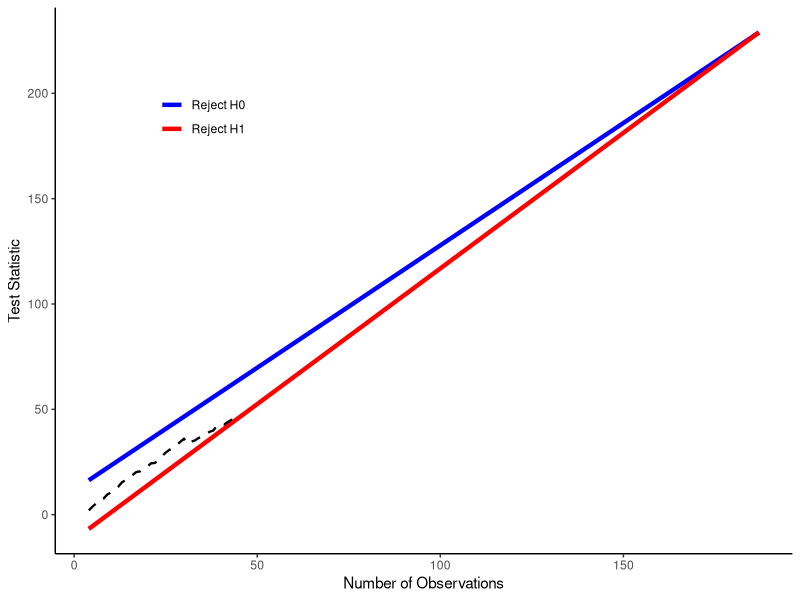

Here is the R script that generated this plot: (Note: a time limit stopped this script after it produced the figure.)
library(ggplot2)
library(MASS)

##Set parameters
alpha <- 0.05
beta <- 0.2
rho0 <- 0.8
r <- 0.5
nmax <- 200
n <- r*nmax

##Calculate \hat{\rho}_1 estimated from fixed design
exp1 <- exp(2*(qnorm(1-alpha)+qnorm(1-beta)+sqrt(n-3)*1/2*log((1+rho0)/(1-rho0)))/sqrt(n-3))
rho1 <- (exp1-1)/(exp1+1)


theta1 <- atanh(rho1)
theta0 <- atanh(rho0)
delta <- (theta1 - theta0)/2
thetaS <- (theta1 + theta0)/2
rhoTrue <- (exp(2*thetaS) -1)/(exp(2*thetaS) + 1)



##Covariance matrices
covTrue <- matrix(rhoTrue, 2,2)
diag(covTrue) <- 1
cov1 <- matrix(rho1, 2,2)
diag(cov1) <- 1
cov0 <- matrix(rho0, 2,2)
diag(cov0) <- 1

##Boundary thresholds
A <- .956
B <- .509



##Number of samples
n <- seq(1,nmax)

##Initialize boundaries
boundary1 <- numeric(nmax)
boundary0 <- numeric(nmax)

##Single iteration for visual
data <- mvrnorm(nmax, mu = c(0,0), Sigma = covTrue)
mle <- cor(data[1:4,1], data[1:4,2])
aR <- numeric(nmax)
for (i in 4:nmax){
  mle <- cor(data[1:i,1], data[1:i,2])
  aR[i] <- atanh(mle)*(i-3)
  boundary1[i] <- 2/(delta)*A + (thetaS - delta/2)*(i-3)
  boundary0[i] <- -2/(delta)*B+(thetaS+delta/2)*(i-3)
}

##Find where boundaries cross if there is an intersection
boundLimit <- which(boundary1 < boundary0)[1]


##Calculate minimum crossing point
crosses1 <- which(aR[1:nmax] > boundary1[1:nmax])[1]
crosses0 <- which(aR[1:nmax] < boundary0[1:nmax])[1]
crosses0[is.na(crosses0)] <- 1000
crosses1[is.na(crosses1)] <- 1000
min(crosses1,crosses0)

plotData <- as.data.frame(cbind(n[4:boundLimit],aR[4:boundLimit],boundary1[4:boundLimit],boundary0[4:boundLimit]))
                                                                                                                                                                                                     # panel.background = element_blank(), axis.line = element_line(colour = "black"))+ylim(-3,5)
# Subset for the first 60 observations
plotData_aR <- plotData[1:(min(crosses1,crosses0)-3), ]
len1 <- plotData_aR$V1[length(plotData_aR$V1)]

# Plot using ggplot2
ggplot() +
  geom_line(data = plotData, aes(x = n[4:boundLimit], y = boundary1[4:boundLimit], color = "Reject H0"), size = 1.5) +
  geom_line(data = plotData, aes(x = n[4:boundLimit], y = boundary0[4:boundLimit], color = "Reject H1"), size = 1.5)+
  geom_line(data = plotData_aR, aes(x = n[4:len1], y = aR[4:len1]), linetype = "dashed", size = 0.8) +
  scale_color_manual(values = c("Reject H0" = "blue", "Reject H1" = "red", "aR" = "blue")) +
  xlab('Number of Observations') +
  ylab('Test Statistic') + theme(panel.grid.major = element_blank(), panel.grid.minor = element_blank(),
                                 panel.background = element_blank(), axis.line = element_line(colour = "black"),legend.title = element_blank(), legend.position = c(0.2,0.8))

##calculation of Tables 1-2 with non-linear boundary (test statistic - artanh(r))
iters <- 10000

boundary1<- 2/(delta*(n-3))*A + (thetaS - delta/2)
boundary0 <- -2/(delta*(n-3))*B+(thetaS+delta/2)

##Initialize vectors for simulation results
crossed_null <- numeric(iters)
reject_null <- numeric(iters)
accept_null <- numeric(iters)

crossed_alt <- numeric(iters)
reject_alt <- numeric(iters)
accept_alt <- numeric(iters)

crossed_S <- numeric(iters)
reject_S <- numeric(iters)
accept_S <- numeric(iters)

for (x in 1:iters){
  ##Generate data for all three correlations (\rho_0, \rho_1, and \rho^*)
  data_null <- mvrnorm(nmax, mu = c(0,0), Sigma = cov0)
  data_alt <- mvrnorm(nmax, mu = c(0,0), Sigma = cov1)
  data_S <- mvrnorm(nmax, mu = c(0,0), Sigma = covTrue)

  ##Calculate sample correlation and atanh(r)
  aR_null <- numeric(nmax)
  aR_alt <- numeric(nmax)
  aR_S <- numeric(nmax)
  for (i in 4:nmax){
    ##H0
    mle_null <- cor(data_null[1:i,1], data_null[1:i,2])
    aR_null[i] <- atanh(mle_null)
    
    ##H1
    mle_alt <- cor(data_alt[1:i,1], data_alt[1:i,2])
    aR_alt[i] <- atanh(mle_alt)    

    ##ThetaStar
    mle_S <- cor(data_S[1:i,1], data_S[1:i,2])
    aR_S[i] <- atanh(mle_S)    
  }
  
  ##Minimum crossing point and rejection for H0
  crosses1_null <- which(aR_null[4:nmax] >= boundary1[4:nmax])[1]
  crosses0_null <- which(aR_null[4:nmax] <= boundary0[4:nmax])[1]
  crosses0_null[is.na(crosses0_null)] <- 1000
  crosses1_null[is.na(crosses1_null)] <- 1000
  crosses_null <- min(crosses1_null,crosses0_null)
  crossed_null[x] <- crosses_null+3
  reject_null[x] <- crosses_null == crosses1_null
  accept_null[x] <- crosses_null == crosses0_null
  
  ##Minimum crossing point and rejection for H1
  crosses1_alt <- which(aR_alt[4:nmax] >= boundary1[4:nmax])[1]
  crosses0_alt <- which(aR_alt[4:nmax] <= boundary0[4:nmax])[1]
  crosses0_alt[is.na(crosses0_alt)] <- 1000
  crosses1_alt[is.na(crosses1_alt)] <- 1000
  crosses_alt <- min(crosses1_alt,crosses0_alt)
  crossed_alt[x] <- crosses_alt+3
  reject_alt[x] <- crosses_alt == crosses1_alt
  accept_alt[x] <- crosses_alt == crosses0_alt
  
  ##Minimum crossing point and rejection for \rho^*
  crosses1_S <- which(aR_S[4:nmax] >= boundary1[4:nmax])[1]
  crosses0_S <- which(aR_S[4:nmax] <= boundary0[4:nmax])[1]
  crosses0_S[is.na(crosses0_S)] <- 1000
  crosses1_S[is.na(crosses1_S)] <- 1000
  crosses_S <- min(crosses1_S,crosses0_S)
  crossed_S[x] <- crosses_S+3
  reject_S[x] <- crosses_S == crosses1_S
  accept_S[x] <- crosses_S == crosses0_S
}
##Print results for H0
mean(crossed_null) ##Expected sample size
mean(reject_null) ##Type I error
mean(accept_null)
sqrt(var(crossed_null)/iters) ##Standard error of sample size
max(crossed_null) ##Max sample size

##Print results for H1
mean(crossed_alt) ##Expected sample size
mean(reject_alt)
mean(accept_alt) ##Type II error
sqrt(var(crossed_alt)/iters) ##Standard error of sample size
max(crossed_alt) ##Max sample size

##Print results for \rho^*
mean(crossed_S) ##Expected sample size
mean(reject_S)
mean(accept_S)
sqrt(var(crossed_S)/iters) ##Standard error of sample size
max(crossed_S) ##Max sample size
